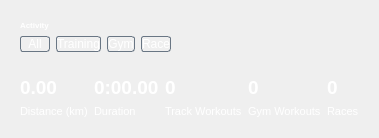
          <widget class="QWidget" name="DashboardWidget" native="true">
           <property name="sizePolicy">
            <sizepolicy hsizetype="Expanding" vsizetype="Expanding">
             <horstretch>0</horstretch>
             <verstretch>0</verstretch>
            </sizepolicy>
           </property>
           <layout class="QFormLayout" name="formLayout_5">
            <item row="0" column="0">
             <widget class="QWidget" name="widget" native="true">
              <layout class="QGridLayout" name="gridLayout">
               <item row="0" column="0">
                <widget class="QLabel" name="ActivityLabel">
                 <property name="maximumSize">
                  <size>
                   <width>16777215</width>
                   <height>20</height>
                  </size>
                 </property>
                 <property name="font">
                  <font>
                   <family>MS Shell Dlg 2</family>
                   <pointsize>6</pointsize>
                   <weight>75</weight>
                   <bold>true</bold>
                  </font>
                 </property>
                 <property name="styleSheet">
                  <string notr="true">color: white; 
</string>
                 </property>
                 <property name="text">
                  <string>Activity</string>
                 </property>
                </widget>
               </item>
               <item row="1" column="0">
                <widget class="QPushButton" name="AllFilterButton">
                 <property name="maximumSize">
                  <size>
                   <width>50</width>
                   <height>16777215</height>
                  </size>
                 </property>
                 <property name="styleSheet">
                  <string notr="true">color: white; 

background: transparent;
text-align: center; /* Align the text inside the QPushButton to the left */
border-radius: 3px; /* Adjust this value to change the roundness */
border: 1px solid rgba(105, 118, 132, 255);


</string>
                 </property>
                 <property name="text">
                  <string>All</string>
                 </property>
                </widget>
               </item>
               <item row="1" column="1">
                <widget class="QPushButton" name="TrainingFilterButton">
                 <property name="maximumSize">
                  <size>
                   <width>70</width>
                   <height>16777215</height>
                  </size>
                 </property>
                 <property name="styleSheet">
                  <string notr="true">color: white; 

background: transparent;
text-align: center; /* Align the text inside the QPushButton to the left */
border-radius: 3px; /* Adjust this value to change the roundness */
border: 1px solid rgba(105, 118, 132, 255);


</string>
                 </property>
                 <property name="text">
                  <string>Training</string>
                 </property>
                </widget>
               </item>
               <item row="1" column="2">
                <widget class="QPushButton" name="GymFilterButton">
                 <property name="maximumSize">
                  <size>
                   <width>40</width>
                   <height>16777215</height>
                  </size>
                 </property>
                 <property name="styleSheet">
                  <string notr="true">color: white; 

background: transparent;
text-align: center; /* Align the text inside the QPushButton to the left */
border-radius: 3px; /* Adjust this value to change the roundness */
border: 1px solid rgba(105, 118, 132, 255);


</string>
                 </property>
                 <property name="text">
                  <string>Gym</string>
                 </property>
                </widget>
               </item>
               <item row="1" column="3">
                <widget class="QPushButton" name="RaceFilterButton">
                 <property name="styleSheet">
                  <string notr="true">color: white; 

background: transparent;
text-align: center; /* Align the text inside the QPushButton to the left */
border-radius: 3px; /* Adjust this value to change the roundness */
border: 1px solid rgba(105, 118, 132, 255);


</string>
                 </property>
                 <property name="text">
                  <string>Race</string>
                 </property>
                </widget>
               </item>
              </layout>
             </widget>
            </item>
            <item row="1" column="0" colspan="2">
             <widget class="QWidget" name="widget_2" native="true">
              <layout class="QGridLayout" name="gridLayout_10">
               <item row="1" column="4">
                <widget class="QLabel" name="GWorkoutsLabel">
                 <property name="maximumSize">
                  <size>
                   <width>16777215</width>
                   <height>40</height>
                  </size>
                 </property>
                 <property name="font">
                  <font>
                   <pointsize>8</pointsize>
                  </font>
                 </property>
                 <property name="styleSheet">
                  <string notr="true">color: white; 
</string>
                 </property>
                 <property name="text">
                  <string>Gym Workouts</string>
                 </property>
                </widget>
               </item>
               <item row="1" column="1">
                <widget class="QLabel" name="DurationLabel">
                 <property name="maximumSize">
                  <size>
                   <width>16777215</width>
                   <height>40</height>
                  </size>
                 </property>
                 <property name="font">
                  <font>
                   <pointsize>8</pointsize>
                  </font>
                 </property>
                 <property name="styleSheet">
                  <string notr="true">color: white; 
</string>
                 </property>
                 <property name="text">
                  <string>Duration</string>
                 </property>
                </widget>
               </item>
               <item row="1" column="3">
                <widget class="QLabel" name="TWorkoutsLabel">
                 <property name="maximumSize">
                  <size>
                   <width>16777215</width>
                   <height>40</height>
                  </size>
                 </property>
                 <property name="font">
                  <font>
                   <pointsize>8</pointsize>
                  </font>
                 </property>
                 <property name="styleSheet">
                  <string notr="true">color: white; 
</string>
                 </property>
                 <property name="text">
                  <string>Track Workouts</string>
                 </property>
                </widget>
               </item>
               <item row="0" column="0">
                <widget class="QLabel" name="DistanceAmount">
                 <property name="font">
                  <font>
                   <pointsize>14</pointsize>
                   <weight>75</weight>
                   <bold>true</bold>
                  </font>
                 </property>
                 <property name="styleSheet">
                  <string notr="true">color: white; 
</string>
                 </property>
                 <property name="text">
                  <string>0.00</string>
                 </property>
                </widget>
               </item>
               <item row="0" column="3">
                <widget class="QLabel" name="TWorkoutsAmount">
                 <property name="font">
                  <font>
                   <pointsize>14</pointsize>
                   <weight>75</weight>
                   <bold>true</bold>
                  </font>
                 </property>
                 <property name="styleSheet">
                  <string notr="true">color: white; 
</string>
                 </property>
                 <property name="text">
                  <string>0</string>
                 </property>
                </widget>
               </item>
               <item row="0" column="4">
                <widget class="QLabel" name="RacesAmount">
                 <property name="font">
                  <font>
                   <pointsize>14</pointsize>
                   <weight>75</weight>
                   <bold>true</bold>
                  </font>
                 </property>
                 <property name="styleSheet">
                  <string notr="true">color: white; 
</string>
                 </property>
                 <property name="text">
                  <string>0</string>
                 </property>
                </widget>
               </item>
               <item row="1" column="0">
                <widget class="QLabel" name="DistanceLabel">
                 <property name="maximumSize">
                  <size>
                   <width>16777215</width>
                   <height>40</height>
                  </size>
                 </property>
                 <property name="font">
                  <font>
                   <pointsize>8</pointsize>
                  </font>
                 </property>
                 <property name="styleSheet">
                  <string notr="true">color: white; 
</string>
                 </property>
                 <property name="text">
                  <string>Distance (km)</string>
                 </property>
                </widget>
               </item>
               <item row="0" column="1">
                <widget class="QLabel" name="DurationAmount">
                 <property name="font">
                  <font>
                   <pointsize>14</pointsize>
                   <weight>75</weight>
                   <bold>true</bold>
                  </font>
                 </property>
                 <property name="styleSheet">
                  <string notr="true">color: white; 
</string>
                 </property>
                 <property name="text">
                  <string>0:00.00</string>
                 </property>
                </widget>
               </item>
               <item row="0" column="5">
                <widget class="QLabel" name="GWorkoutsAmount">
                 <property name="font">
                  <font>
                   <pointsize>14</pointsize>
                   <weight>75</weight>
                   <bold>true</bold>
                  </font>
                 </property>
                 <property name="styleSheet">
                  <string notr="true">color: white; 
</string>
                 </property>
                 <property name="text">
                  <string>0</string>
                 </property>
                </widget>
               </item>
               <item row="1" column="5">
                <widget class="QLabel" name="RacesLabel">
                 <property name="maximumSize">
                  <size>
                   <width>16777215</width>
                   <height>40</height>
                  </size>
                 </property>
                 <property name="font">
                  <font>
                   <pointsize>8</pointsize>
                  </font>
                 </property>
                 <property name="styleSheet">
                  <string notr="true">color: white; 
</string>
                 </property>
                 <property name="text">
                  <string>Races</string>
                 </property>
                </widget>
               </item>
              </layout>
             </widget>
            </item>
           </layout>
          </widget>
